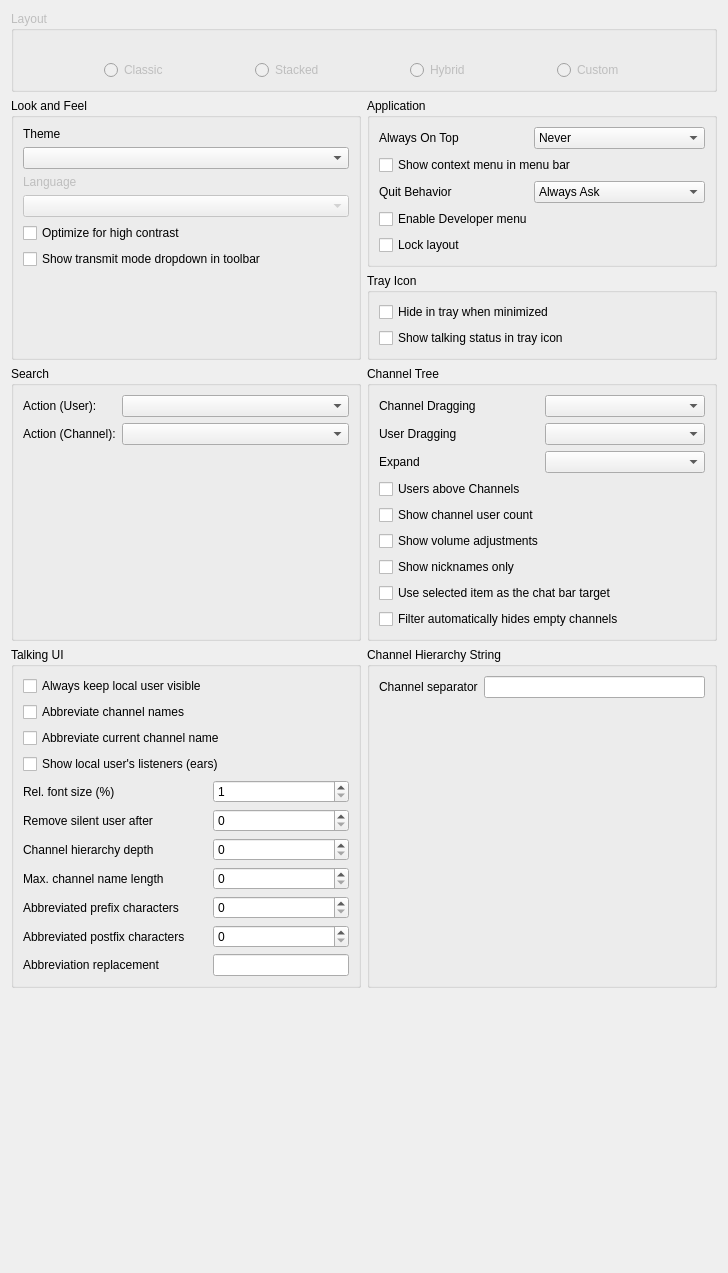
<?xml version="1.0" encoding="UTF-8"?>
<ui version="4.0">
 <class>LookConfig</class>
 <widget class="QWidget" name="LookConfig">
  <property name="geometry">
   <rect>
    <x>0</x>
    <y>0</y>
    <width>728</width>
    <height>1273</height>
   </rect>
  </property>
  <property name="windowTitle">
   <string notr="true">Form</string>
  </property>
  <layout class="QGridLayout" name="gridLayout_4">
   <item row="3" column="1">
    <widget class="QGroupBox" name="qgbChannel">
     <property name="title">
      <string>Channel Tree</string>
     </property>
     <layout class="QGridLayout" name="gridLayout_2" columnstretch="0,0">
      <item row="8" column="0" colspan="2">
       <widget class="QCheckBox" name="qcbFilterHidesEmptyChannels">
        <property name="text">
         <string>Filter automatically hides empty channels</string>
        </property>
       </widget>
      </item>
      <item row="2" column="1">
       <widget class="MUComboBox" name="qcbExpand">
        <property name="toolTip">
         <string>When to automatically expand channels</string>
        </property>
        <property name="whatsThis">
         <string>This sets which channels to automatically expand. &lt;i&gt;None&lt;/i&gt; and &lt;i&gt;All&lt;/i&gt; will expand no or all channels, while &lt;i&gt;Only with users&lt;/i&gt; will expand and collapse channels as users join and leave them.</string>
        </property>
       </widget>
      </item>
      <item row="1" column="1">
       <widget class="MUComboBox" name="qcbUserDrag">
        <property name="toolTip">
         <string>This changes the behavior when moving users.</string>
        </property>
        <property name="whatsThis">
         <string>This sets the behavior of user drags; it can be used to prevent accidental dragging. &lt;i&gt;Move&lt;/i&gt; moves the user without prompting. &lt;i&gt;Do Nothing&lt;/i&gt; does nothing and prints an error message. &lt;i&gt;Ask&lt;/i&gt; uses a message box to confirm if you really wanted to move the user.</string>
        </property>
       </widget>
      </item>
      <item row="1" column="0">
       <widget class="QLabel" name="qliUserDrag">
        <property name="text">
         <string>User Dragging</string>
        </property>
       </widget>
      </item>
      <item row="0" column="0">
       <widget class="QLabel" name="qliChannelDrag">
        <property name="text">
         <string>Channel Dragging</string>
        </property>
       </widget>
      </item>
      <item row="7" column="0" colspan="2">
       <widget class="QCheckBox" name="qcbChatBarUseSelection">
        <property name="text">
         <string>Use selected item as the chat bar target</string>
        </property>
       </widget>
      </item>
      <item row="2" column="0">
       <widget class="QLabel" name="qliExpand">
        <property name="text">
         <string>Expand</string>
        </property>
       </widget>
      </item>
      <item row="4" column="0" colspan="2">
       <widget class="QCheckBox" name="qcbShowUserCount">
        <property name="toolTip">
         <string>Show number of users in each channel</string>
        </property>
        <property name="text">
         <string>Show channel user count</string>
        </property>
       </widget>
      </item>
      <item row="0" column="1">
       <widget class="MUComboBox" name="qcbChannelDrag">
        <property name="toolTip">
         <string>This changes the behavior when moving channels.</string>
        </property>
        <property name="whatsThis">
         <string>This sets the behavior of channel drags; it can be used to prevent accidental dragging. &lt;i&gt;Move&lt;/i&gt; moves the channel without prompting. &lt;i&gt;Do Nothing&lt;/i&gt; does nothing and prints an error message. &lt;i&gt;Ask&lt;/i&gt; uses a message box to confirm if you really wanted to move the channel.</string>
        </property>
       </widget>
      </item>
      <item row="3" column="0" colspan="2">
       <widget class="QCheckBox" name="qcbUsersTop">
        <property name="toolTip">
         <string>List users above subchannels (requires restart).</string>
        </property>
        <property name="whatsThis">
         <string>&lt;b&gt;If set, users will be shown above subchannels in the channel view.&lt;/b&gt;&lt;br /&gt;A restart of Mumble is required to see the change.</string>
        </property>
        <property name="text">
         <string>Users above Channels</string>
        </property>
       </widget>
      </item>
      <item row="5" column="0" colspan="2">
       <widget class="QCheckBox" name="qcbShowVolumeAdjustments">
        <property name="toolTip">
         <string>Show the local volume adjustment for each user (if any).</string>
        </property>
        <property name="text">
         <string>Show volume adjustments</string>
        </property>
       </widget>
      </item>
      <item row="6" column="0" colspan="2">
       <widget class="QCheckBox" name="qcbShowNicknamesOnly">
        <property name="toolTip">
         <string>Hide the username for each user if they have a nickname.</string>
        </property>
        <property name="text">
         <string>Show nicknames only</string>
        </property>
       </widget>
      </item>
     </layout>
    </widget>
   </item>
   <item row="6" column="1">
    <spacer name="horizontalSpacer">
     <property name="orientation">
      <enum>Qt::Horizontal</enum>
     </property>
     <property name="sizeHint" stdset="0">
      <size>
       <width>40</width>
       <height>20</height>
      </size>
     </property>
    </spacer>
   </item>
   <item row="6" column="0">
    <spacer name="verticalSpacer_2">
     <property name="orientation">
      <enum>Qt::Vertical</enum>
     </property>
     <property name="sizeHint" stdset="0">
      <size>
       <width>20</width>
       <height>40</height>
      </size>
     </property>
    </spacer>
   </item>
   <item row="0" column="0" colspan="2">
    <widget class="QGroupBox" name="qgbLayout">
     <property name="enabled">
      <bool>false</bool>
     </property>
     <property name="title">
      <string>Layout</string>
     </property>
     <layout class="QGridLayout" name="gridLayoutLayout">
      <item row="0" column="5">
       <widget class="QLabel" name="qlLHybrid">
        <property name="sizePolicy">
         <sizepolicy hsizetype="Preferred" vsizetype="Preferred">
          <horstretch>0</horstretch>
          <verstretch>0</verstretch>
         </sizepolicy>
        </property>
        <property name="text">
         <string/>
        </property>
        <property name="pixmap">
         <pixmap>skin:layout_hybrid.svg</pixmap>
        </property>
        <property name="scaledContents">
         <bool>false</bool>
        </property>
       </widget>
      </item>
      <item row="1" column="5">
       <widget class="QRadioButton" name="qrbLHybrid">
        <property name="sizePolicy">
         <sizepolicy hsizetype="Preferred" vsizetype="Fixed">
          <horstretch>0</horstretch>
          <verstretch>0</verstretch>
         </sizepolicy>
        </property>
        <property name="text">
         <string>Hybrid</string>
        </property>
        <property name="iconSize">
         <size>
          <width>64</width>
          <height>64</height>
         </size>
        </property>
       </widget>
      </item>
      <item row="1" column="7">
       <widget class="QRadioButton" name="qrbLCustom">
        <property name="sizePolicy">
         <sizepolicy hsizetype="Preferred" vsizetype="Fixed">
          <horstretch>0</horstretch>
          <verstretch>0</verstretch>
         </sizepolicy>
        </property>
        <property name="text">
         <string>Custom</string>
        </property>
       </widget>
      </item>
      <item row="0" column="7">
       <widget class="QLabel" name="qlLCustom">
        <property name="text">
         <string/>
        </property>
        <property name="pixmap">
         <pixmap>skin:layout_custom.svg</pixmap>
        </property>
       </widget>
      </item>
      <item row="1" column="3">
       <widget class="QRadioButton" name="qrbLStacked">
        <property name="sizePolicy">
         <sizepolicy hsizetype="Preferred" vsizetype="Fixed">
          <horstretch>0</horstretch>
          <verstretch>0</verstretch>
         </sizepolicy>
        </property>
        <property name="text">
         <string>Stacked</string>
        </property>
        <property name="iconSize">
         <size>
          <width>64</width>
          <height>64</height>
         </size>
        </property>
       </widget>
      </item>
      <item row="1" column="1">
       <widget class="QRadioButton" name="qrbLClassic">
        <property name="sizePolicy">
         <sizepolicy hsizetype="Preferred" vsizetype="Fixed">
          <horstretch>0</horstretch>
          <verstretch>0</verstretch>
         </sizepolicy>
        </property>
        <property name="text">
         <string>Classic</string>
        </property>
        <property name="iconSize">
         <size>
          <width>64</width>
          <height>64</height>
         </size>
        </property>
       </widget>
      </item>
      <item row="1" column="2">
       <spacer name="horizontalSpacer_4">
        <property name="orientation">
         <enum>Qt::Horizontal</enum>
        </property>
        <property name="sizeHint" stdset="0">
         <size>
          <width>40</width>
          <height>20</height>
         </size>
        </property>
       </spacer>
      </item>
      <item row="0" column="1">
       <widget class="QLabel" name="qlLClassic">
        <property name="sizePolicy">
         <sizepolicy hsizetype="Preferred" vsizetype="Preferred">
          <horstretch>0</horstretch>
          <verstretch>0</verstretch>
         </sizepolicy>
        </property>
        <property name="pixmap">
         <pixmap>skin:layout_classic.svg</pixmap>
        </property>
       </widget>
      </item>
      <item row="0" column="3">
       <widget class="QLabel" name="qlLStacked">
        <property name="sizePolicy">
         <sizepolicy hsizetype="Preferred" vsizetype="Preferred">
          <horstretch>0</horstretch>
          <verstretch>0</verstretch>
         </sizepolicy>
        </property>
        <property name="text">
         <string/>
        </property>
        <property name="pixmap">
         <pixmap>skin:layout_stacked.svg</pixmap>
        </property>
       </widget>
      </item>
      <item row="1" column="4">
       <spacer name="horizontalSpacer_5">
        <property name="orientation">
         <enum>Qt::Horizontal</enum>
        </property>
        <property name="sizeHint" stdset="0">
         <size>
          <width>40</width>
          <height>20</height>
         </size>
        </property>
       </spacer>
      </item>
      <item row="1" column="0">
       <spacer name="horizontalSpacer_2">
        <property name="orientation">
         <enum>Qt::Horizontal</enum>
        </property>
        <property name="sizeHint" stdset="0">
         <size>
          <width>40</width>
          <height>20</height>
         </size>
        </property>
       </spacer>
      </item>
      <item row="1" column="8">
       <spacer name="horizontalSpacer_3">
        <property name="orientation">
         <enum>Qt::Horizontal</enum>
        </property>
        <property name="sizeHint" stdset="0">
         <size>
          <width>40</width>
          <height>20</height>
         </size>
        </property>
       </spacer>
      </item>
      <item row="1" column="6">
       <spacer name="horizontalSpacer_6">
        <property name="orientation">
         <enum>Qt::Horizontal</enum>
        </property>
        <property name="sizeHint" stdset="0">
         <size>
          <width>40</width>
          <height>20</height>
         </size>
        </property>
       </spacer>
      </item>
     </layout>
    </widget>
   </item>
   <item row="2" column="1">
    <widget class="QGroupBox" name="qgbTray">
     <property name="title">
      <string>Tray Icon</string>
     </property>
     <layout class="QVBoxLayout" name="verticalLayout">
      <item>
       <widget class="QCheckBox" name="qcbHideTray">
        <property name="toolTip">
         <string>Hide the main Mumble window in the tray when it is minimized.</string>
        </property>
        <property name="whatsThis">
         <string>&lt;b&gt;If set, minimizing the Mumble main window will cause it to be hidden and accessible only from the tray. Otherwise, it will be minimized as a window normally would.&lt;/b&gt;</string>
        </property>
        <property name="text">
         <string>Hide in tray when minimized</string>
        </property>
       </widget>
      </item>
      <item>
       <widget class="QCheckBox" name="qcbStateInTray">
        <property name="toolTip">
         <string>Displays talking status in system tray</string>
        </property>
        <property name="whatsThis">
         <string/>
        </property>
        <property name="text">
         <string>Show talking status in tray icon</string>
        </property>
       </widget>
      </item>
     </layout>
    </widget>
   </item>
   <item row="1" column="1">
    <widget class="QGroupBox" name="qgbApplication">
     <property name="title">
      <string>Application</string>
     </property>
     <layout class="QGridLayout" name="gridLayout_3" columnstretch="0,0">
      <item row="0" column="0">
       <widget class="QLabel" name="qliAlwaysOnTop">
        <property name="text">
         <string>Always On Top</string>
        </property>
       </widget>
      </item>
      <item row="0" column="1">
       <widget class="MUComboBox" name="qcbAlwaysOnTop">
        <property name="toolTip">
         <string>This setting controls when the application will be always on top.</string>
        </property>
        <property name="whatsThis">
         <string>This setting controls in which situations the application will stay always on top. If you select &lt;i&gt;Never&lt;/i&gt; the application will not stay on top. &lt;i&gt;Always&lt;/i&gt; will always keep the application on top. &lt;i&gt;In minimal view&lt;/i&gt; / &lt;i&gt;In normal view&lt;/i&gt; will only keep the application always on top when minimal view is activated / deactivated.</string>
        </property>
        <item>
         <property name="text">
          <string>Never</string>
         </property>
        </item>
        <item>
         <property name="text">
          <string>Always</string>
         </property>
        </item>
        <item>
         <property name="text">
          <string>In minimal view</string>
         </property>
        </item>
        <item>
         <property name="text">
          <string>In normal view</string>
         </property>
        </item>
       </widget>
      </item>
      <item row="1" column="0" colspan="2">
       <widget class="QCheckBox" name="qcbShowContextMenuInMenuBar">
        <property name="toolTip">
         <string>Adds user and channel context menus into the menu bar</string>
        </property>
        <property name="text">
         <string>Show context menu in menu bar</string>
        </property>
       </widget>
      </item>
      <item row="2" column="0">
       <widget class="QLabel" name="qliQuitBehavior">
        <property name="text">
         <string>Quit Behavior</string>
        </property>
       </widget>
      </item>
      <item row="2" column="1">
       <widget class="MUComboBox" name="qcbQuitBehavior">
        <property name="toolTip">
         <string>This setting controls the behavior of clicking on the X in the top right corner.</string>
        </property>
        <property name="whatsThis">
         <string>This setting controls the behavior when closing Mumble. You can choose between being asked for confirmation, minimize instead if closing or just closing without any additional prompt. Optionally, the first two options can only apply when you are currently connected to a server (in that case, Mumble will quit without asking, when not connected to any server).</string>
        </property>
        <item>
         <property name="text">
          <string>Always Ask</string>
         </property>
        </item>
        <item>
         <property name="text">
          <string>Ask when connected</string>
         </property>
        </item>
        <item>
         <property name="text">
          <string>Always Minimize</string>
         </property>
        </item>
        <item>
         <property name="text">
          <string>Minimize when connected</string>
         </property>
        </item>
        <item>
         <property name="text">
          <string>Always Quit</string>
         </property>
        </item>
       </widget>
      </item>
      <item row="3" column="0" colspan="2">
       <widget class="QCheckBox" name="qcbEnableDeveloperMenu">
        <property name="whatsThis">
         <string>&lt;b&gt;Enable Developer menu&lt;/b&gt;&lt;br /&gt;This enables the &quot;Developer&quot;-menu in Mumble. This menu is used for developer-specific features, such as the Developer Console.</string>
        </property>
        <property name="text">
         <string>Enable Developer menu</string>
        </property>
       </widget>
      </item>
      <item row="4" column="0" colspan="2">
       <widget class="QCheckBox" name="qcbLockLayout">
        <property name="whatsThis">
         <string>When in custom layout mode, checking this disables rearranging.</string>
        </property>
        <property name="text">
         <string>Lock layout</string>
        </property>
       </widget>
      </item>
     </layout>
    </widget>
   </item>
   <item row="5" column="1">
    <widget class="QGroupBox" name="qgbChannelHierarchyString">
     <property name="title">
      <string>Channel Hierarchy String</string>
     </property>
     <layout class="QFormLayout" name="formLayout">
      <item row="0" column="0">
       <widget class="QLabel" name="qlChannelSeparator">
        <property name="toolTip">
         <string>String to separate a channel name from its parent's.</string>
        </property>
        <property name="text">
         <string>Channel separator</string>
        </property>
       </widget>
      </item>
      <item row="0" column="1">
       <widget class="QLineEdit" name="qleChannelSeparator">
        <property name="sizePolicy">
         <sizepolicy hsizetype="Expanding" vsizetype="Fixed">
          <horstretch>0</horstretch>
          <verstretch>0</verstretch>
         </sizepolicy>
        </property>
        <property name="toolTip">
         <string>String to separate a channel name from its parent's.</string>
        </property>
       </widget>
      </item>
     </layout>
    </widget>
   </item>
   <item row="5" column="0">
    <widget class="QGroupBox" name="groupBox">
     <property name="sizePolicy">
      <sizepolicy hsizetype="Minimum" vsizetype="Preferred">
       <horstretch>0</horstretch>
       <verstretch>0</verstretch>
      </sizepolicy>
     </property>
     <property name="title">
      <string>Talking UI</string>
     </property>
     <property name="flat">
      <bool>false</bool>
     </property>
     <property name="checkable">
      <bool>false</bool>
     </property>
     <layout class="QGridLayout" name="gridLayout_5">
      <property name="horizontalSpacing">
       <number>6</number>
      </property>
      <item row="11" column="0">
       <widget class="QLabel" name="qlPostfixCharCount">
        <property name="toolTip">
         <string>How many characters from the original name to display at the end of an abbreviated name.</string>
        </property>
        <property name="text">
         <string>Abbreviated postfix characters</string>
        </property>
       </widget>
      </item>
      <item row="9" column="1">
       <widget class="QSpinBox" name="qsbMaxNameLength">
        <property name="toolTip">
         <string>The preferred maximum length of a channel (hierarchy) name in the Talking UI. Note that this is not a hard limit though.</string>
        </property>
       </widget>
      </item>
      <item row="13" column="1">
       <widget class="QLineEdit" name="qleAbbreviationReplacement">
        <property name="sizePolicy">
         <sizepolicy hsizetype="Preferred" vsizetype="Fixed">
          <horstretch>0</horstretch>
          <verstretch>0</verstretch>
         </sizepolicy>
        </property>
        <property name="toolTip">
         <string>String that gets used instead of the cut-out part of an abbreviated name.</string>
        </property>
       </widget>
      </item>
      <item row="11" column="1">
       <widget class="QSpinBox" name="qsbPostfixCharCount">
        <property name="toolTip">
         <string>How many characters from the original name to display at the end of an abbreviated name.</string>
        </property>
       </widget>
      </item>
      <item row="4" column="1">
       <widget class="QSpinBox" name="qsbRelFontSize">
        <property name="toolTip">
         <string>Relative font size to use in the Talking UI in percent.</string>
        </property>
        <property name="minimum">
         <number>1</number>
        </property>
        <property name="maximum">
         <number>500</number>
        </property>
       </widget>
      </item>
      <item row="9" column="0">
       <widget class="QLabel" name="qlMaxNameLength">
        <property name="toolTip">
         <string>The preferred maximum length of a channel (hierarchy) name in the Talking UI. Note that this is not a hard limit though.</string>
        </property>
        <property name="text">
         <string>Max. channel name length</string>
        </property>
       </widget>
      </item>
      <item row="5" column="1">
       <widget class="QSpinBox" name="qsbSilentUserLifetime">
        <property name="sizePolicy">
         <sizepolicy hsizetype="Preferred" vsizetype="Fixed">
          <horstretch>0</horstretch>
          <verstretch>0</verstretch>
         </sizepolicy>
        </property>
        <property name="toolTip">
         <string>A user that is silent for the given amount of seconds will be removed from the Talkin UI.</string>
        </property>
        <property name="maximum">
         <number>999</number>
        </property>
       </widget>
      </item>
      <item row="2" column="0" colspan="2">
       <widget class="QCheckBox" name="qcbAbbreviateCurrentChannel">
        <property name="toolTip">
         <string>Whether to also allow abbreviating the current channel of a user (instead of only its parent channels).</string>
        </property>
        <property name="text">
         <string>Abbreviate current channel name</string>
        </property>
       </widget>
      </item>
      <item row="5" column="0">
       <widget class="QLabel" name="qlSilentUserLifetime">
        <property name="sizePolicy">
         <sizepolicy hsizetype="Preferred" vsizetype="Preferred">
          <horstretch>0</horstretch>
          <verstretch>0</verstretch>
         </sizepolicy>
        </property>
        <property name="toolTip">
         <string>A user that is silent for the given amount of seconds will be removed from the Talkin UI.</string>
        </property>
        <property name="text">
         <string>Remove silent user after</string>
        </property>
       </widget>
      </item>
      <item row="1" column="0" colspan="2">
       <widget class="QCheckBox" name="qcbAbbreviateChannelNames">
        <property name="toolTip">
         <string>Whether the channel (hierarchy) name should be abbreviated, if it exceeds the specified maximum length.</string>
        </property>
        <property name="text">
         <string>Abbreviate channel names</string>
        </property>
       </widget>
      </item>
      <item row="7" column="1">
       <widget class="QSpinBox" name="qsbChannelHierarchyDepth">
        <property name="toolTip">
         <string>The names of how many parent channels should be included in the channel's name when displaying it in the TalkingUI?</string>
        </property>
       </widget>
      </item>
      <item row="3" column="0" colspan="2">
       <widget class="QCheckBox" name="qcbShowLocalListeners">
        <property name="toolTip">
         <string>Whether to show all of the local user's listeners (ears) in the TalkingUI (and thereby also the channels they are in). </string>
        </property>
        <property name="text">
         <string>Show local user's listeners (ears)</string>
        </property>
       </widget>
      </item>
      <item row="13" column="0">
       <widget class="QLabel" name="qlAbbreviationReplacement">
        <property name="toolTip">
         <string>String that gets used instead of the cut-out part of an abbreviated name.</string>
        </property>
        <property name="text">
         <string>Abbreviation replacement</string>
        </property>
       </widget>
      </item>
      <item row="10" column="0">
       <widget class="QLabel" name="qlPrefixCharCount">
        <property name="toolTip">
         <string>How many characters from the original name to display at the beginning of an abbreviated name.</string>
        </property>
        <property name="text">
         <string>Abbreviated prefix characters</string>
        </property>
       </widget>
      </item>
      <item row="0" column="0">
       <widget class="QCheckBox" name="qcbLocalUserVisible">
        <property name="toolTip">
         <string>If this is checked, the local user (yourself) will always be visible in the TalkingUI (regardless of talking state).</string>
        </property>
        <property name="text">
         <string>Always keep local user visible</string>
        </property>
       </widget>
      </item>
      <item row="10" column="1">
       <widget class="QSpinBox" name="qsbPrefixCharCount">
        <property name="toolTip">
         <string>How many characters from the original name to display at the beginning of an abbreviated name.</string>
        </property>
       </widget>
      </item>
      <item row="4" column="0">
       <widget class="QLabel" name="qlRelFontSize">
        <property name="toolTip">
         <string>Relative font size to use in the Talking UI in percent.</string>
        </property>
        <property name="text">
         <string>Rel. font size (%)</string>
        </property>
       </widget>
      </item>
      <item row="7" column="0">
       <widget class="QLabel" name="qlChannelHierarchyDepth">
        <property name="toolTip">
         <string>The names of how many parent channels should be included in the channel's name when displaying it in the TalkingUI?</string>
        </property>
        <property name="text">
         <string>Channel hierarchy depth</string>
        </property>
       </widget>
      </item>
     </layout>
    </widget>
   </item>
   <item row="1" column="0" rowspan="2">
    <widget class="QGroupBox" name="qgbLookFeel">
     <property name="title">
      <string>Look and Feel</string>
     </property>
     <layout class="QGridLayout" name="gridLayout">
      <item row="3" column="0" colspan="2">
       <widget class="MUComboBox" name="qcbLanguage">
        <property name="enabled">
         <bool>false</bool>
        </property>
        <property name="toolTip">
         <string>Language to use (requires restart)</string>
        </property>
        <property name="whatsThis">
         <string>&lt;b&gt;This sets which language Mumble should use.&lt;/b&gt;&lt;br /&gt;You have to restart Mumble to use the new language.</string>
        </property>
       </widget>
      </item>
      <item row="0" column="0">
       <widget class="QLabel" name="qliTheme">
        <property name="text">
         <string>Theme</string>
        </property>
       </widget>
      </item>
      <item row="1" column="0" colspan="2">
       <widget class="MUComboBox" name="qcbTheme">
        <property name="sizePolicy">
         <sizepolicy hsizetype="Preferred" vsizetype="Fixed">
          <horstretch>0</horstretch>
          <verstretch>0</verstretch>
         </sizepolicy>
        </property>
        <property name="toolTip">
         <string>Theme to use to style the user interface</string>
        </property>
        <property name="whatsThis">
         <string>&lt;b&gt;Configures which theme the Mumble user interface should be styled with&lt;/b&gt;&lt;br /&gt;Mumble will pick up themes from certain directories and display them in this list. The one you select will be used to customize the visual appearance of Mumble. This includes colors, icons and more.</string>
        </property>
       </widget>
      </item>
      <item row="5" column="0" colspan="2">
       <widget class="QCheckBox" name="qcbShowTransmitModeComboBox">
        <property name="text">
         <string>Show transmit mode dropdown in toolbar</string>
        </property>
       </widget>
      </item>
      <item row="4" column="0" colspan="2">
       <widget class="QCheckBox" name="qcbHighContrast">
        <property name="toolTip">
         <string>Apply some high contrast optimizations for visually impaired users</string>
        </property>
        <property name="text">
         <string>Optimize for high contrast</string>
        </property>
       </widget>
      </item>
      <item row="6" column="0">
       <spacer name="verticalSpacer">
        <property name="orientation">
         <enum>Qt::Vertical</enum>
        </property>
        <property name="sizeHint" stdset="0">
         <size>
          <width>20</width>
          <height>40</height>
         </size>
        </property>
       </spacer>
      </item>
      <item row="2" column="0">
       <widget class="QLabel" name="qliLanguage">
        <property name="enabled">
         <bool>false</bool>
        </property>
        <property name="text">
         <string>Language</string>
        </property>
        <property name="buddy">
         <cstring>qcbLanguage</cstring>
        </property>
       </widget>
      </item>
      <item row="0" column="1">
       <widget class="QLabel" name="qlThemesDirectory">
        <property name="text">
         <string/>
        </property>
        <property name="alignment">
         <set>Qt::AlignRight|Qt::AlignTrailing|Qt::AlignVCenter</set>
        </property>
       </widget>
      </item>
     </layout>
    </widget>
   </item>
   <item row="3" column="0">
    <widget class="QGroupBox" name="qgbSearch">
     <property name="title">
      <string>Search</string>
     </property>
     <layout class="QGridLayout" name="gridLayout_6">
      <item row="0" column="1">
       <widget class="QComboBox" name="qcbSearchUserAction">
        <property name="sizePolicy">
         <sizepolicy hsizetype="Expanding" vsizetype="Fixed">
          <horstretch>0</horstretch>
          <verstretch>0</verstretch>
         </sizepolicy>
        </property>
        <property name="toolTip">
         <string>The action to perform when a user is activated (via double-click or enter) in the search dialog.</string>
        </property>
       </widget>
      </item>
      <item row="0" column="0">
       <widget class="QLabel" name="qlSearchUserAction">
        <property name="toolTip">
         <string>The action to perform when a user is activated (via double-click or enter) in the search dialog.</string>
        </property>
        <property name="text">
         <string>Action (User):</string>
        </property>
       </widget>
      </item>
      <item row="1" column="1">
       <widget class="QComboBox" name="qcbSearchChannelAction">
        <property name="sizePolicy">
         <sizepolicy hsizetype="Expanding" vsizetype="Fixed">
          <horstretch>0</horstretch>
          <verstretch>0</verstretch>
         </sizepolicy>
        </property>
        <property name="toolTip">
         <string>The action to perform when a channel is activated (via double-click or enter) in the search dialog.</string>
        </property>
       </widget>
      </item>
      <item row="1" column="0">
       <widget class="QLabel" name="qlSearchChannelAction">
        <property name="toolTip">
         <string>The action to perform when a channel is activated (via double-click or enter) in the search dialog.</string>
        </property>
        <property name="text">
         <string>Action (Channel):</string>
        </property>
       </widget>
      </item>
      <item row="2" column="0">
       <spacer name="verticalSpacer_3">
        <property name="orientation">
         <enum>Qt::Vertical</enum>
        </property>
        <property name="sizeHint" stdset="0">
         <size>
          <width>20</width>
          <height>40</height>
         </size>
        </property>
       </spacer>
      </item>
     </layout>
    </widget>
   </item>
  </layout>
 </widget>
 <customwidgets>
  <customwidget>
   <class>MUComboBox</class>
   <extends>QComboBox</extends>
   <header>widgets/MUComboBox.h</header>
  </customwidget>
 </customwidgets>
 <resources/>
 <connections/>
</ui>
